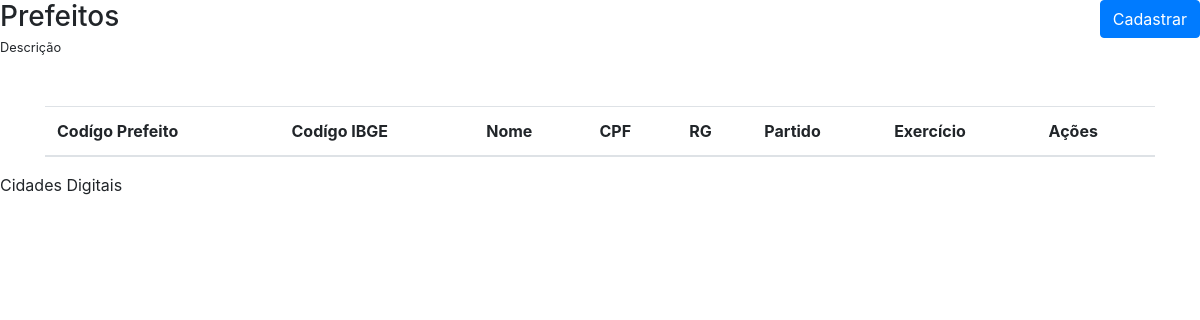
/View/Prefeitos.php, run on an earlier commit of the app's database.
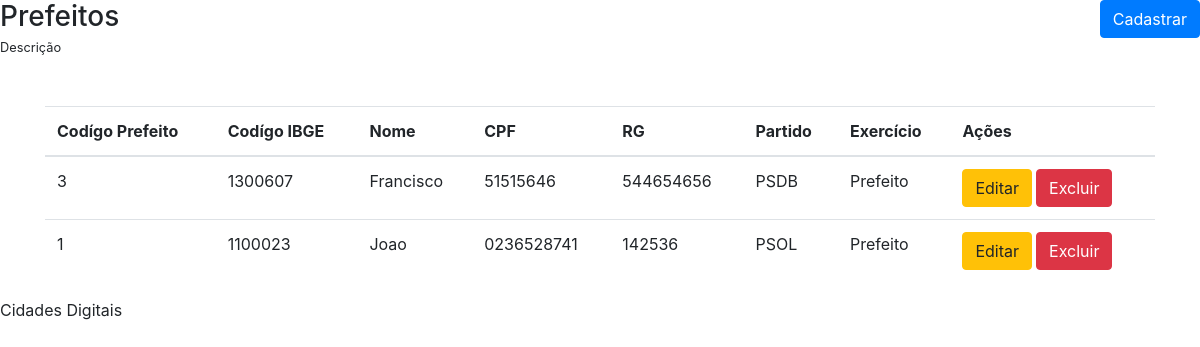
And on a later commit of the database.
### tables this page shows
CREATE TABLE IF NOT EXISTS `prefeitos` (
  `cod_prefeito` int(11) NOT NULL AUTO_INCREMENT,
  `cod_ibge` int(7) NOT NULL,
  `nome` varchar(45) DEFAULT NULL,
  `cpf` varchar(11) DEFAULT NULL,
  `rg` varchar(20) DEFAULT NULL,
  `partido` varchar(45) DEFAULT NULL,
  `exercicio` varchar(45) DEFAULT NULL,
  PRIMARY KEY (`cod_prefeito`),
  KEY `fk_prefeitos_municipio1_idx` (`cod_ibge`)
);

### Model/DAO/ClassPrefeitosDAO.PHP (called while the page is built, shortened)
<?php
class ClassPrefeitosDAO {
    public function listarPrefeitos(){
        try {
            $pdo = Conexao::getInstance();
            $sql = "SELECT cod_prefeito,cod_ibge,nome,cpf,rg,partido,exercicio FROM prefeitos ORDER BY nome ASC";
            $stmt = $pdo->prepare($sql);
            $stmt->execute();
            return $stmt->fetchAll();
        } catch (PDOException $ex) {
            return $ex->getMessage();
        }
    }
}

### Controller/ControleListarPrefeitos.php (called while the page is built)
<?php
require_once '../Model/DAO/ClassPrefeitosDAO.php';
$listar = new ClassPrefeitosDAO();
$dados = $listar->listarPrefeitos();
if($dados) {
    $array_dados = $dados;
} else {
    $array_dados = [];
}

### view/Prefeitos.php (the view, shortened to what this page needs)
<?php
    include_once("_cabecalho.php");
    require_once("../Controller/ControleListarPrefeitos.php");
    ?>
    <main id="main">
        <div class="row mb-5">
          <div id="mainHeader" class="col-md-6 d-flex align-items-center">
            <span>
              <h3 class="mb-0">Prefeitos</h3>
              <small>Descrição</small>
            </span>
          </div>
          <div class="col-md-6 text-right">
            <button type="button" class="btn btn-primary" data-toggle="modal" data-target=".cadastrar-prefeitos-modal-lg">
              Cadastrar
            </button>
          </div>
        </div>
        <div class="container">
          <div class="row">
            <div class="col-12">
              <div class="table-responsive">
                <table class="table">
                  <thead>
                    <tr>
                      <th scope="col">Codígo Prefeito</th>
                      <th scope="col">Codígo IBGE</th>
                      <th scope="col">Nome</th>
                      <th scope="col">CPF</th>
                      <th scope="col">RG</th>
                      <th scope="col">Partido</th>
                      <th scope="col">Exercício</th>
                      <th scope="col">Ações</th>
                    </tr>
                  </thead>
                  <tbody>
                  <?php
                    foreach($array_dados as $key => $value) {
                        ?>
                        <tr>
                          <td><?php echo $value['cod_prefeito'] ?></td>
                          <td><?php echo $value['cod_ibge'] ?></td>
                          <td><?php echo $value['nome'] ?></td>
                          <td><?php echo $value['cpf'] ?></td>
                          <td><?php echo $value['rg'] ?></td>
                          <td><?php echo $value['partido'] ?></td>
                          <td><?php echo $value['exercicio'] ?></td>
                          <td>
                            <span class="d-flex">
                              <button type="button" class="btn btn-warning mr-1">Editar</button>
                              <button onclick="apagarDados('<?php echo URL ?>Controller/ControleApagarPrefeitos.php?cod_prefeito=<?php echo $value['cod_prefeito'] ?>')" class="btn btn-danger">Excluir</button>
                            </span>
                          </td>
                        </tr>
                        <?php
                    }
                  ?>
                  </tbody>
                </table>
              </div>
            </div>
          </div>
        </div>
    </main>
    <?php
    include_once('_rodape.php');
?>

What changed in the data, as far as the page shows it:
added prefeitos: cod_prefeito "3", cod_ibge "1300607", nome "Francisco", cpf "51515646", rg "544654656", partido "PSDB", exercicio "Prefeito"
added prefeitos: cod_prefeito "1", cod_ibge "1100023", nome "Joao", cpf "0236528741", rg "142536", partido "PSOL", exercicio "Prefeito"
